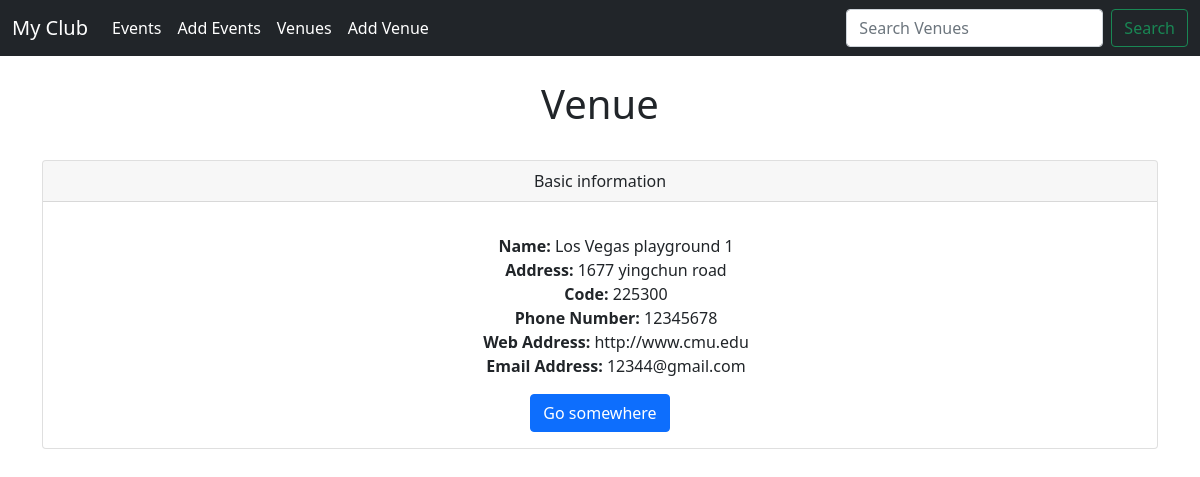
The app's page /show_venue/5 with its own data.
### events/models.py (models this page shows, shortened)
class Venue(models.Model):
    name = models.CharField(max_length=120)
    address = models.CharField(max_length=360)
    zip_code = models.CharField(max_length=15)
    phone = models.CharField(max_length=25, blank=True)
    web = models.URLField(blank=True)
    email_address = models.EmailField(blank=True)

### events/views.py (the view)
# urls.py: path('show_venue/<venue_id>', views.show_venue, name="show-venue"),
def show_venue(request, venue_id):
    context = {}
    venue = Venue.objects.get(pk=venue_id)
    context = {
        "venue": venue
    }
    return render(request, 'events/show_venue.html', context)

### events/templates/events/show_venue.html
{% extends 'events/base.html' %}
{% block content %}
<center>
<h1> Venue </h1>
<br/>
<div class="card">
    <div class="card-header">
        Basic information
    </div>
    <div class="card-body">
      <p class="card-text">
        <ul>
            <strong>Name: </strong>{{venue.name}} <br/>
            <strong>Address: </strong>{{venue.address}}<br/>
            <strong>Code: </strong>{{venue.zip_code}}<br/>
            <strong>Phone Number: </strong>{{venue.phone}}<br/>
            <strong>Web Address: </strong>{{venue.web}}<br/>
            <strong>Email Address: </strong>{{venue.email_address}}<br/>
        </ul>
      </p>
      <a href="#" class="btn btn-primary">Go somewhere</a>
    </div>
</div>
</center>
{% endblock %}

### records on screen
Venue: name "Los Vegas playground 1", address "1677 yingchun road", zip_code "225300", phone "12345678", web "http://www.cmu.edu", email_address "12344@gmail.com"
